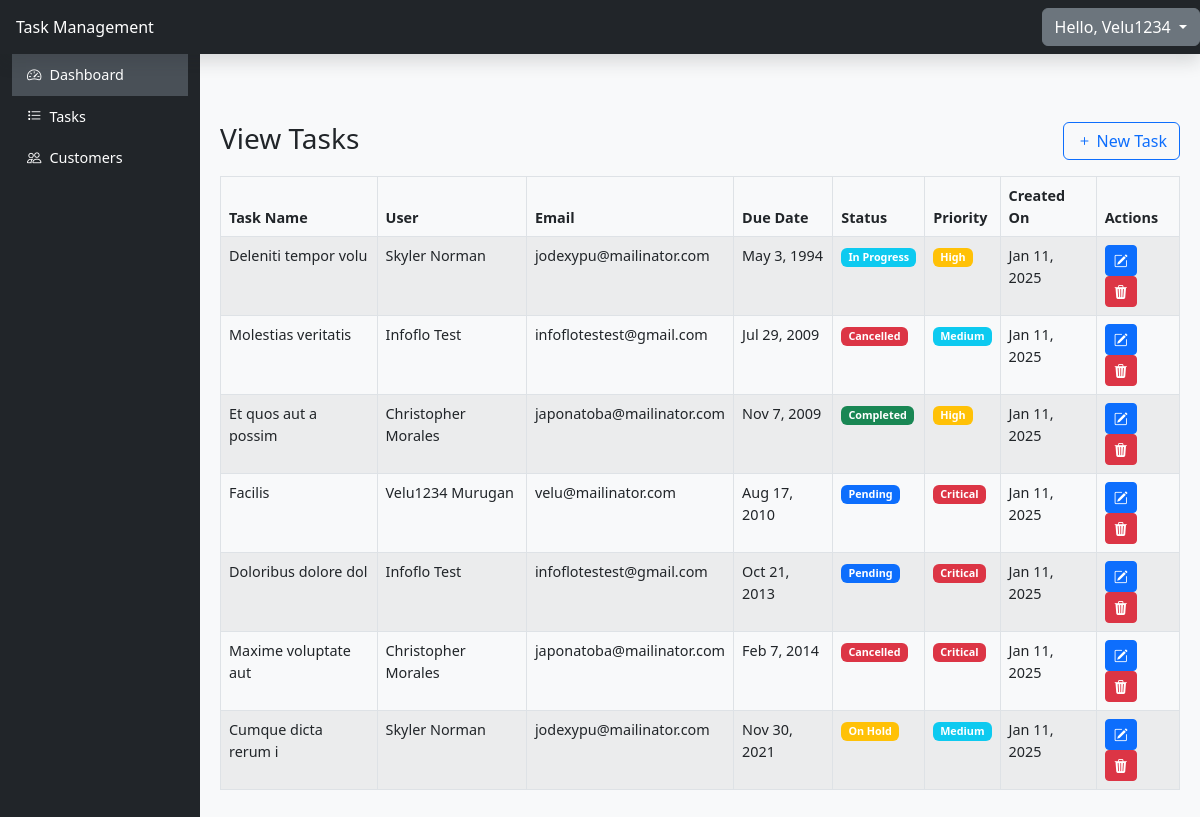
The page /admin/tasks/list.php (signed in) on the database its author committed.
### tables this page shows
CREATE TABLE `tasks` (
  `id` int NOT NULL,
  `title` varchar(255) NOT NULL,
  `description` text,
  `assigned_to` int DEFAULT NULL,
  `status` enum('Pending','In Progress','Completed','On Hold','Cancelled') DEFAULT 'Pending',
  `priority` enum('Low','Medium','High','Critical') DEFAULT 'Medium',
  `due_date` date DEFAULT NULL,
  `created_at` timestamp NULL DEFAULT CURRENT_TIMESTAMP,
  `updated_at` timestamp NULL DEFAULT CURRENT_TIMESTAMP ON UPDATE CURRENT_TIMESTAMP
);

CREATE TABLE `users` (
  `id` int NOT NULL,
  `first_name` varchar(50) DEFAULT NULL,
  `last_name` varchar(50) DEFAULT NULL,
  `email` varchar(100) NOT NULL,
  `password` varchar(255) NOT NULL,
  `role` enum('Admin','User') DEFAULT 'User',
  `status` enum('Active','Inactive') DEFAULT 'Active',
  `created_at` timestamp NULL DEFAULT CURRENT_TIMESTAMP,
  `updated_at` timestamp NULL DEFAULT CURRENT_TIMESTAMP ON UPDATE CURRENT_TIMESTAMP
);

### admin/tasks/list.php (the view, shortened to what this page needs)
<?php include "../../header.php"; ?>
<?php include "../../sidebar.php"; ?>
<?php include "../../db_connection.php"; ?>
<?php
$statusColors = ['Completed' => 'success', 'Pending' => 'primary', 'In Progress' => 'info', 'On Hold' => 'warning', 'Cancelled' => 'danger'];
$priorityColors = ['Low' => 'light', 'Medium' => 'info', 'High' => 'warning', 'Critical' => 'danger'];
$tasks = $conn->query("SELECT t.id, t.title, t.status, t.priority, t.due_date, t.created_at,  CONCAT(u.first_name , ' ', u.last_name) AS assigned_user, u.email FROM tasks t LEFT JOIN users u ON t.assigned_to = u.id ORDER BY t.due_date ASC ");
?>
<div class="mt-5">
    <div class="row">
        <div class="col-md-6">
            <h3>View Tasks</h3>
        </div>
        <div class="col-md-6">
            <a class="btn btn-outline-primary float-end mb-3" href="AddEditTask.php" role="button"><i class="bi bi-plus"></i>&nbsp;New Task</a>
        </div>
    </div>
    <table class="table table-bordered table-striped">
        <thead>
            <tr>
                <th>Task Name</th>
                <th>User</th>
                <th>Email</th>
                <th>Due Date</th>
                <th>Status</th>
                <th>Priority</th>
                <th>Created On</th>
                <th>Actions</th>
            </tr>
        </thead>
        <tbody>
            <?php if ($tasks->num_rows > 0): ?>
                <?php while ($row = $tasks->fetch_assoc()): ?>
                    <tr>
                        <td><?php echo htmlspecialchars($row['title']); ?></td>
                        <td><?php echo htmlspecialchars($row['assigned_user']); ?></td>
                        <td><?php echo htmlspecialchars($row['email']); ?></td>
                        <td>
                            <?php echo htmlspecialchars(date('M j, Y', strtotime($row['due_date']))); ?>
                        </td>
                        <td><span class="badge bg-<?= htmlspecialchars($statusColors[$row['status']] ?? 'secondary') ?>"><?= $row['status'] ?></span></td>
                        <td>
                            <span class="badge bg-<?= htmlspecialchars($priorityColors[$row['priority']] ?? 'secondary') ?>">
                                <?= htmlspecialchars($row['priority'] ?? 'Unknown') ?>
                            </span>
                        </td>
                        <td>
                            <?php echo htmlspecialchars(date('M j, Y', strtotime($row['created_at']))); ?>
                        </td>
                        <td>
                            <a href="AddEditTask.php?id=<?php echo $row['id']; ?>" class="btn btn-primary btn-sm" title="Edit">
                                <i class="bi bi-pencil-square"></i>
                            </a>
                            <a href="?deleteId=<?php echo $row['id']; ?>" class="btn btn-danger btn-sm" title="Delete"
                                onclick="return confirm('Are you sure you want to delete this task?');">
                                <i class="bi bi-trash3-fill"></i>
                            </a>
                        </td>
                    </tr>
                <?php endwhile; ?>
            <?php else: ?>
                <tr>
                    <td colspan="7" class="text-center">No tasks found.</td>
                </tr>
            <?php endif; ?>
        </tbody>
    </table>
</div>
<?php include "../../footer.php"; ?>

### styles.css (style rules this page uses)
body { font-size: 0.9rem; }

### rows shown on the page
tasks: title "Deleniti tempor volu", assigned_user "Skyler Norman", assigned_to.email "jodexypu@mailinator.com", due_date "May 3, 1994", status "In Progress", priority "High", created_at "Jan 11, 2025"
tasks: title "Molestias veritatis", assigned_user "Infoflo Test", assigned_to.email "infoflotestest@gmail.com", due_date "Jul 29, 2009", status "Cancelled", priority "Medium", created_at "Jan 11, 2025"
tasks: title "Et quos aut a possim", assigned_user "Christopher Morales", assigned_to.email "japonatoba@mailinator.com", due_date "Nov 7, 2009", status "Completed", priority "High", created_at "Jan 11, 2025"
tasks: title "Facilis", assigned_user "Velu1234 Murugan", assigned_to.email "velu@mailinator.com", due_date "Aug 17, 2010", status "Pending", priority "Critical", created_at "Jan 11, 2025"
tasks: title "Doloribus dolore dol", assigned_user "Infoflo Test", assigned_to.email "infoflotestest@gmail.com", due_date "Oct 21, 2013", status "Pending", priority "Critical", created_at "Jan 11, 2025"
tasks: title "Maxime voluptate aut", assigned_user "Christopher Morales", assigned_to.email "japonatoba@mailinator.com", due_date "Feb 7, 2014", status "Cancelled", priority "Critical", created_at "Jan 11, 2025"
tasks: title "Cumque dicta rerum i", assigned_user "Skyler Norman", assigned_to.email "jodexypu@mailinator.com", due_date "Nov 30, 2021", status "On Hold", priority "Medium", created_at "Jan 11, 2025"

### other values the page prints
$userName "Velu1234"
